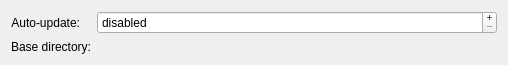
<?xml version="1.0" encoding="UTF-8"?>
<ui version="4.0">
 <class>SqlPodcastProviderSettingsWidget</class>
 <widget class="QWidget" name="SqlPodcastProviderSettingsWidget">
  <property name="geometry">
   <rect>
    <x>0</x>
    <y>0</y>
    <width>508</width>
    <height>65</height>
   </rect>
  </property>
  <property name="sizePolicy">
   <sizepolicy hsizetype="Minimum" vsizetype="Minimum">
    <horstretch>0</horstretch>
    <verstretch>0</verstretch>
   </sizepolicy>
  </property>
  <property name="minimumSize">
   <size>
    <width>330</width>
    <height>65</height>
   </size>
  </property>
  <layout class="QFormLayout" name="formLayout">
   <item row="0" column="0">
    <widget class="QLabel" name="m_intervalLabel">
     <property name="text">
      <string>Auto-update:</string>
     </property>
     <property name="alignment">
      <set>Qt::AlignRight|Qt::AlignTrailing|Qt::AlignVCenter</set>
     </property>
    </widget>
   </item>
   <item row="0" column="1">
    <widget class="KIntSpinBox" name="m_autoUpdateInterval">
     <property name="sizePolicy">
      <sizepolicy hsizetype="Preferred" vsizetype="Fixed">
       <horstretch>0</horstretch>
       <verstretch>0</verstretch>
      </sizepolicy>
     </property>
     <property name="minimumSize">
      <size>
       <width>200</width>
       <height>0</height>
      </size>
     </property>
     <property name="buttonSymbols">
      <enum>QAbstractSpinBox::PlusMinus</enum>
     </property>
     <property name="specialValueText">
      <string extracomment="automatic updates turned off">disabled</string>
     </property>
     <property name="prefix">
      <string extracomment="prefix to update interval in minutes">every </string>
     </property>
     <property name="minimum">
      <number>0</number>
     </property>
     <property name="maximum">
      <number>300</number>
     </property>
     <property name="singleStep">
      <number>30</number>
     </property>
    </widget>
   </item>
   <item row="1" column="0">
    <widget class="QLabel" name="m_baseDirLabel">
     <property name="toolTip">
      <string/>
     </property>
     <property name="text">
      <string>Base directory:</string>
     </property>
     <property name="alignment">
      <set>Qt::AlignRight|Qt::AlignTrailing|Qt::AlignVCenter</set>
     </property>
    </widget>
   </item>
   <item row="1" column="1">
    <widget class="KUrlRequester" name="m_baseDirUrl">
     <property name="sizePolicy">
      <sizepolicy hsizetype="Preferred" vsizetype="Preferred">
       <horstretch>0</horstretch>
       <verstretch>0</verstretch>
      </sizepolicy>
     </property>
     <property name="minimumSize">
      <size>
       <width>230</width>
       <height>0</height>
      </size>
     </property>
     <property name="toolTip">
      <string>&lt;!DOCTYPE HTML PUBLIC &quot;-//W3C//DTD HTML 4.0//EN&quot; &quot;http://www.w3.org/TR/REC-html40/strict.dtd&quot;&gt;
&lt;html&gt;&lt;head&gt;&lt;meta name=&quot;qrichtext&quot; content=&quot;1&quot; /&gt;&lt;style type=&quot;text/css&quot;&gt;
p, li { white-space: pre-wrap; }
&lt;/style&gt;&lt;/head&gt;&lt;body style=&quot; font-family:'DejaVu Sans'; font-size:8pt; font-weight:400; font-style:normal;&quot;&gt;
&lt;p style=&quot; margin-top:0px; margin-bottom:0px; margin-left:0px; margin-right:0px; -qt-block-indent:0; text-indent:0px;&quot;&gt;Base directory for all new podcast channels.&lt;/p&gt;
&lt;p style=&quot; margin-top:0px; margin-bottom:0px; margin-left:0px; margin-right:0px; -qt-block-indent:0; text-indent:0px;&quot;&gt;When a podcast channel is added &lt;span style=&quot; font-style:italic;&quot;&gt;&amp;lt;base directory&amp;gt;&lt;/span&gt;/&lt;span style=&quot; font-style:italic;&quot;&gt;&amp;lt;channel name&amp;gt;&lt;/span&gt; is used as the download directory.&lt;/p&gt;
&lt;p style=&quot; margin-top:0px; margin-bottom:0px; margin-left:0px; margin-right:0px; -qt-block-indent:0; text-indent:0px;&quot;&gt;This can be changed for each channel individually.&lt;/p&gt;&lt;/body&gt;&lt;/html&gt;</string>
     </property>
     <property name="whatsThis">
      <string>Base directory for all new podcast channels.
When a podcast channel is added &lt;base directory&gt;/&lt;channel name&gt; is used as the download directory.
This can be changed for each channel individually.</string>
     </property>
    </widget>
   </item>
  </layout>
 </widget>
 <customwidgets>
  <customwidget>
   <class>KIntSpinBox</class>
   <extends>QSpinBox</extends>
   <header>knuminput.h</header>
   <container>1</container>
  </customwidget>
  <customwidget>
   <class>KUrlRequester</class>
   <extends>QFrame</extends>
   <header>kurlrequester.h</header>
   <container>1</container>
  </customwidget>
 </customwidgets>
 <resources/>
 <connections/>
</ui>
